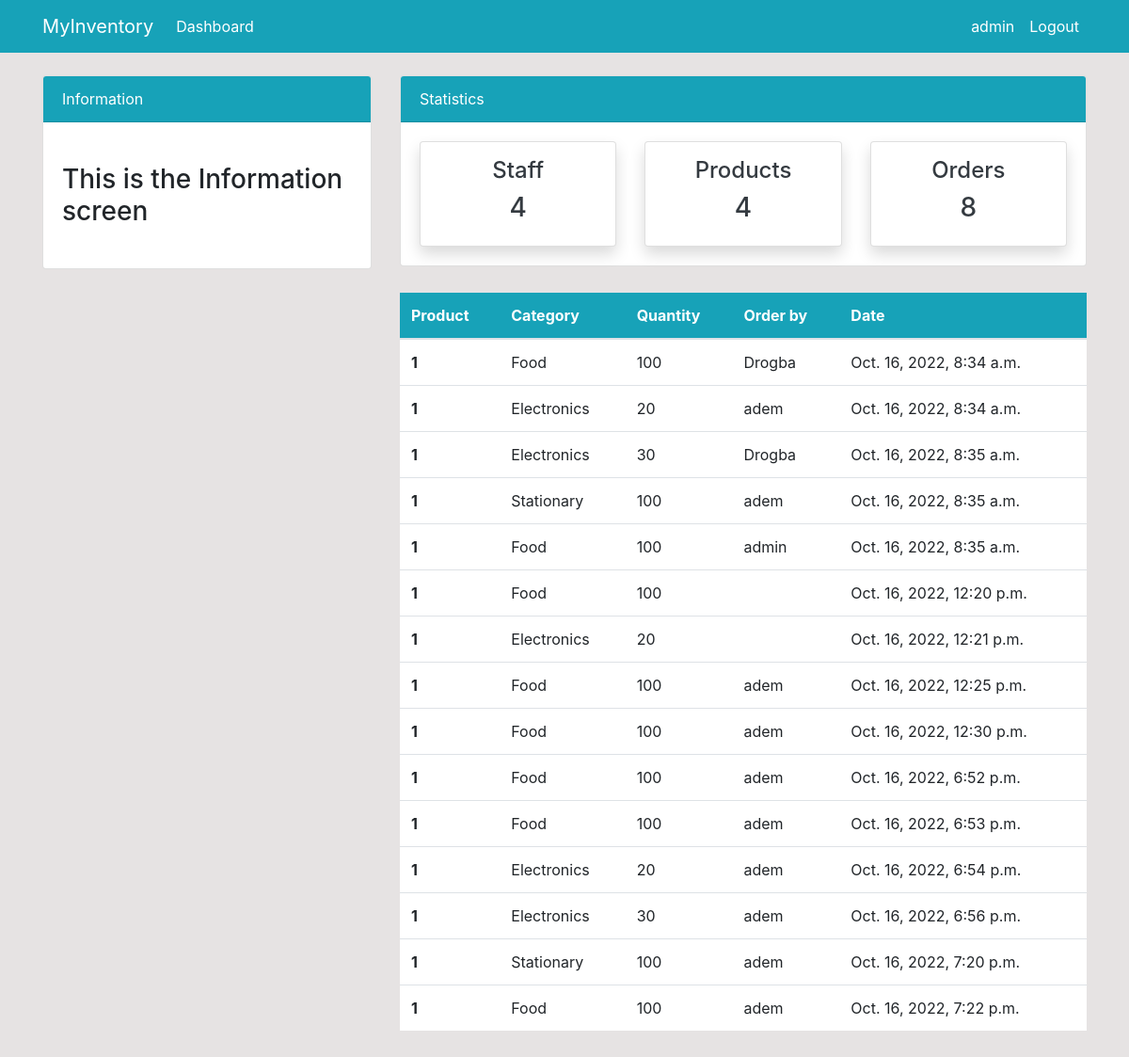
/order/ (signed in), run on the app's committed database.
### dashboard/models.py (models this page shows, shortened)
class Order(models.Model):
    product = models.ForeignKey(Product,on_delete=models.CASCADE,null=True)
    staff = models.ForeignKey(User, models.CASCADE,null=True)
    order_quantity = models.PositiveBigIntegerField(null=True)
    date = models.DateTimeField(auto_now_add=True)
    class Meta:
        verbose_name_plural = "Order"

class Product(models.Model):
    name = models.CharField(max_length=100,null = True)
    category = models.CharField(max_length=20,choices=CATEGORY,null=True)
    quantity = models.PositiveBigIntegerField(null=True)
    class Meta:
        verbose_name_plural = "Product"

### dashboard/views.py (the view)
# urls.py: path("order/",views.order,name="dashboard-order"),
@login_required(login_url="user-login")
def order(request):
    orders = Order.objects.all()
    workers_count = User.objects.all().count()
    orders_count = orders.count()
    context = {
        'orders':orders,
        'workers_count':workers_count,
        'orders_count':orders_count,
    }
    return render(request,"dashboard/order.html",context)

### dashboard/templates/dashboard/order.html (shortened to what this page needs)
{% extends 'partials/base.html' %}
{% block content %}
{% include 'partials/topnav.html' %}
<div class="container">
    <div class="row my-4">
        <div class="col-md-4">
        </div>
        <div class="col-md-8">
            <table class="table bg-white">
                <thead class="bg-info">
                    <tr class="text-white">
                        <th scope="col">Product</th>
                        <th scope="col">Category</th>
                        <th scope="col">Quantity</th>
                        <th scope="col">Order by</th>
                        <th scope="col">Date</th>
                    </tr>
                </thead>
                <tbody>
                    {% for orders in orders %}
                    <tr>
                        <th scope="row">1</th>
                        <td>{{orders.product.category}}</td>
                        <td>{{orders.product.quantity}}</td>
                        <td>{{orders.staff.username}}</td>
                        <td>{{orders.date}}</td>
                    </tr>
                    {% endfor %}
                </tbody>
            </table>
        </div>
    </div>
</div>
{% endblock %}

### dashboard/templates/partials/nav.html (shortened to what this page needs)
<nav class="navbar navbar-expand-lg navbar-info bg-info">
    {% if user.is_authenticated %}
    <div class="container">
        <a class="navbar-brand text-white" href="{% url 'dashboard-index' %}">MyInventory</a>
        <div class="collapse navbar-collapse" id="navbarSupportedContent">
            <ul class="navbar-nav mr-auto">
                <li class="nav-item active">
                    <a class="nav-link text-white" href="{% url 'dashboard-index' %}">Dashboard </a>
                </li>
            </ul>
            <ul class="navbar-nav ml-auto">
                <li class="nav-item active">
                    <a class="nav-link text-white" href="{% url 'user-profile' %}">{{user.username}}</a>
                </li>
                <li class="nav-item">
                    <a class="nav-link text-white" href="{% url 'user-logout' %}">Logout</a>
                </li>
            </ul>
            {% endif %}
        </div>
    </div>
</nav>

### dashboard/static/style.css (style rules this page uses)
body { background: rgb(230, 227, 227); }

### data on the page
Order: product.category "Food", product.quantity "100", staff.username "Drogba", date "Oct. 16, 2022, 8:34 a.m."
Order: product.category "Electronics", product.quantity "20", staff.username "adem", date "Oct. 16, 2022, 8:34 a.m."
Order: product.category "Electronics", product.quantity "30", staff.username "Drogba", date "Oct. 16, 2022, 8:35 a.m."
Order: product.category "Stationary", product.quantity "100", staff.username "adem", date "Oct. 16, 2022, 8:35 a.m."
Order: product.category "Food", product.quantity "100", staff.username "admin", date "Oct. 16, 2022, 8:35 a.m."
Order: product.category "Food", product.quantity "100", date "Oct. 16, 2022, 12:20 p.m."
Order: product.category "Electronics", product.quantity "20", date "Oct. 16, 2022, 12:21 p.m."
Order: product.category "Food", product.quantity "100", staff.username "adem", date "Oct. 16, 2022, 12:25 p.m."
Order: product.category "Food", product.quantity "100", staff.username "adem", date "Oct. 16, 2022, 12:30 p.m."
Order: product.category "Food", product.quantity "100", staff.username "adem", date "Oct. 16, 2022, 6:52 p.m."
Order: product.category "Food", product.quantity "100", staff.username "adem", date "Oct. 16, 2022, 6:53 p.m."
Order: product.category "Electronics", product.quantity "20", staff.username "adem", date "Oct. 16, 2022, 6:54 p.m."
Order: product.category "Electronics", product.quantity "30", staff.username "adem", date "Oct. 16, 2022, 6:56 p.m."
Order: product.category "Stationary", product.quantity "100", staff.username "adem", date "Oct. 16, 2022, 7:20 p.m."
Order: product.category "Food", product.quantity "100", staff.username "adem", date "Oct. 16, 2022, 7:22 p.m."

### other printed values
{{ user.username }} "admin"
